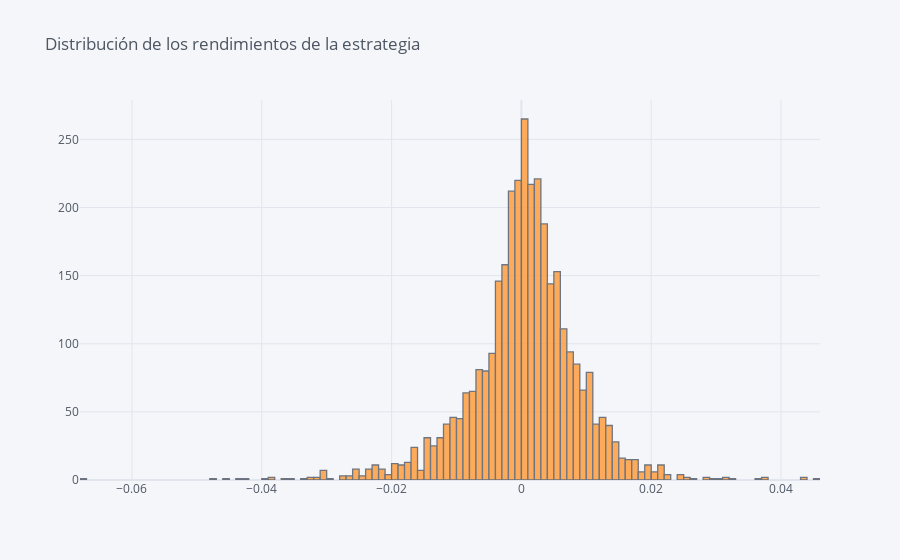

The notebook cell saved with this chart:
### Code cell
# Distribución de los rendimientos de la estrategia (considera solo no nulos)
df[df['STRATEGY']!=0]['STRATEGY'].iplot(kind='histogram', title = 'Distribución de los rendimientos de la estrategia')

### Figure 1 — Plotly figure (JSON) as saved in the notebook; plotly's stock layout.template omitted (floating-point values rounded to 4 significant figures; data arrays with more than 128 entries replaced by an {"elided": "..."} marker saying what was removed)
{"data": [{"histfunc": "count", "histnorm": "", "marker": {"color": "rgba(255, 153, 51, 1.0)", "line": {"color": "#4D5663", "width": 1.3}}, "name": "STRATEGY", "opacity": 0.8, "orientation": "v", "type": "histogram", "x": {"elided": "3358 float values"}}], "layout": {"barmode": "overlay", "legend": {"bgcolor": "#F5F6F9", "font": {"color": "#4D5663"}}, "paper_bgcolor": "#F5F6F9", "plot_bgcolor": "#F5F6F9", "title": {"font": {"color": "#4D5663"}, "text": "Distribución de los rendimientos de la estrategia"}, "xaxis": {"gridcolor": "#E1E5ED", "showgrid": true, "tickfont": {"color": "#4D5663"}, "title": {"font": {"color": "#4D5663"}, "text": ""}, "zerolinecolor": "#E1E5ED"}, "yaxis": {"gridcolor": "#E1E5ED", "showgrid": true, "tickfont": {"color": "#4D5663"}, "title": {"font": {"color": "#4D5663"}, "text": ""}, "zerolinecolor": "#E1E5ED"}}}
